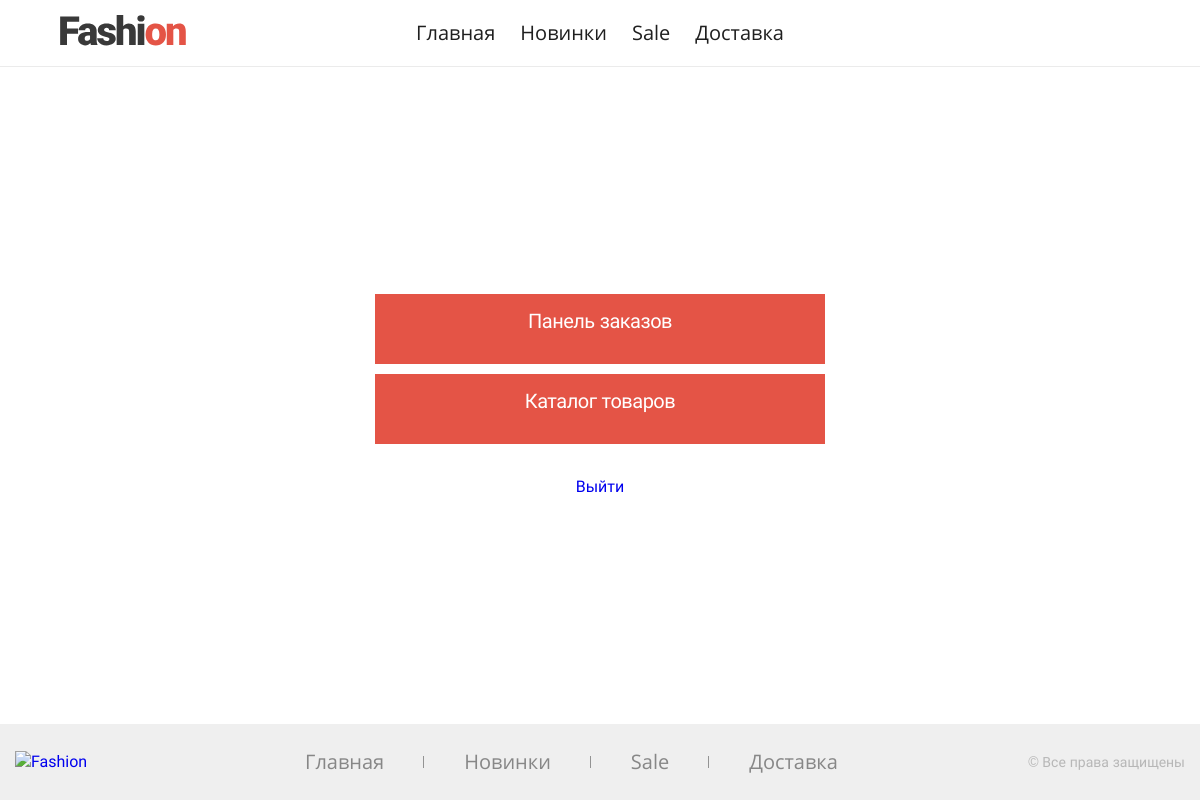
The page /pages/admin.php (signed in) on the database its author committed.
### tables this page shows
CREATE TABLE `menu_items` (
  `id` int(11) NOT NULL,
  `name` varchar(255) NOT NULL,
  `path` varchar(255) NOT NULL
);

### include/menu_item.php (the view)
<li>
    <a class="main-menu__item <?= ($current_page == $item['name']) ? 'active"' : '" href=' . '"' . $item['path'] . '"' ?>>
        <?= $item['name'] ?>
    </a>
</li>

### include/functions.php (shortened to what this page needs)
<?php
function dbaseConnect()
{
    static $connect;
    if ($connect === null) {
        try {
            $connect = new PDO(DSN, USER, PASS, OPT);
        } catch (PDOException $e) {
            die ('Подключение не удалось' . $e->getMessage());
        }
    }
    return $connect;
}
function menuList($current_page)
{
    $menu_items = dbaseConnect()->query('SELECT name, path from menu_items;');
    foreach ($menu_items as $item) {
        include ('menu_item.php');
    }
}

### rows shown on the page
menu_items: name "Главная"
menu_items: name "Новинки"
menu_items: name "Sale"
menu_items: name "Доставка"
